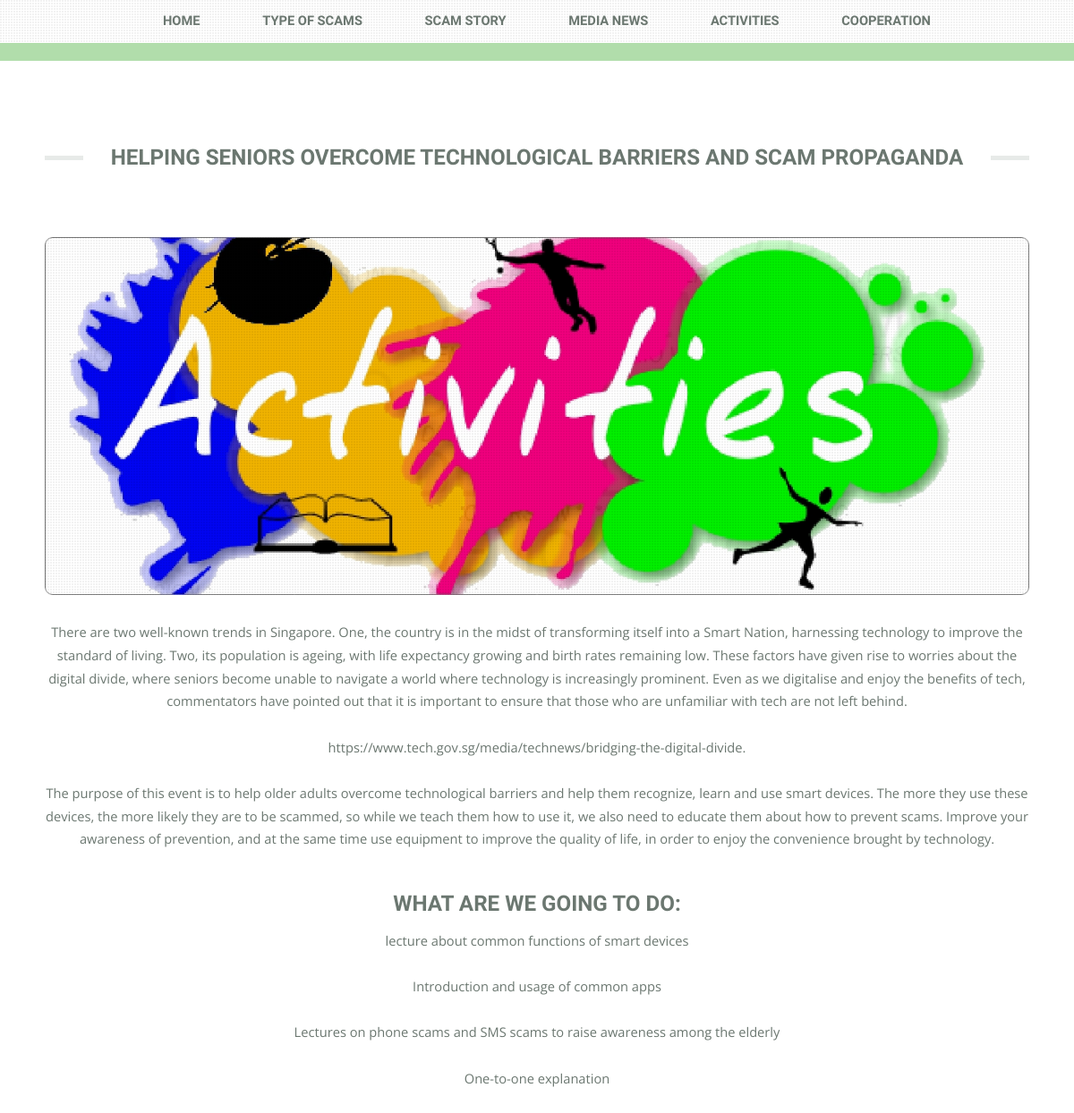
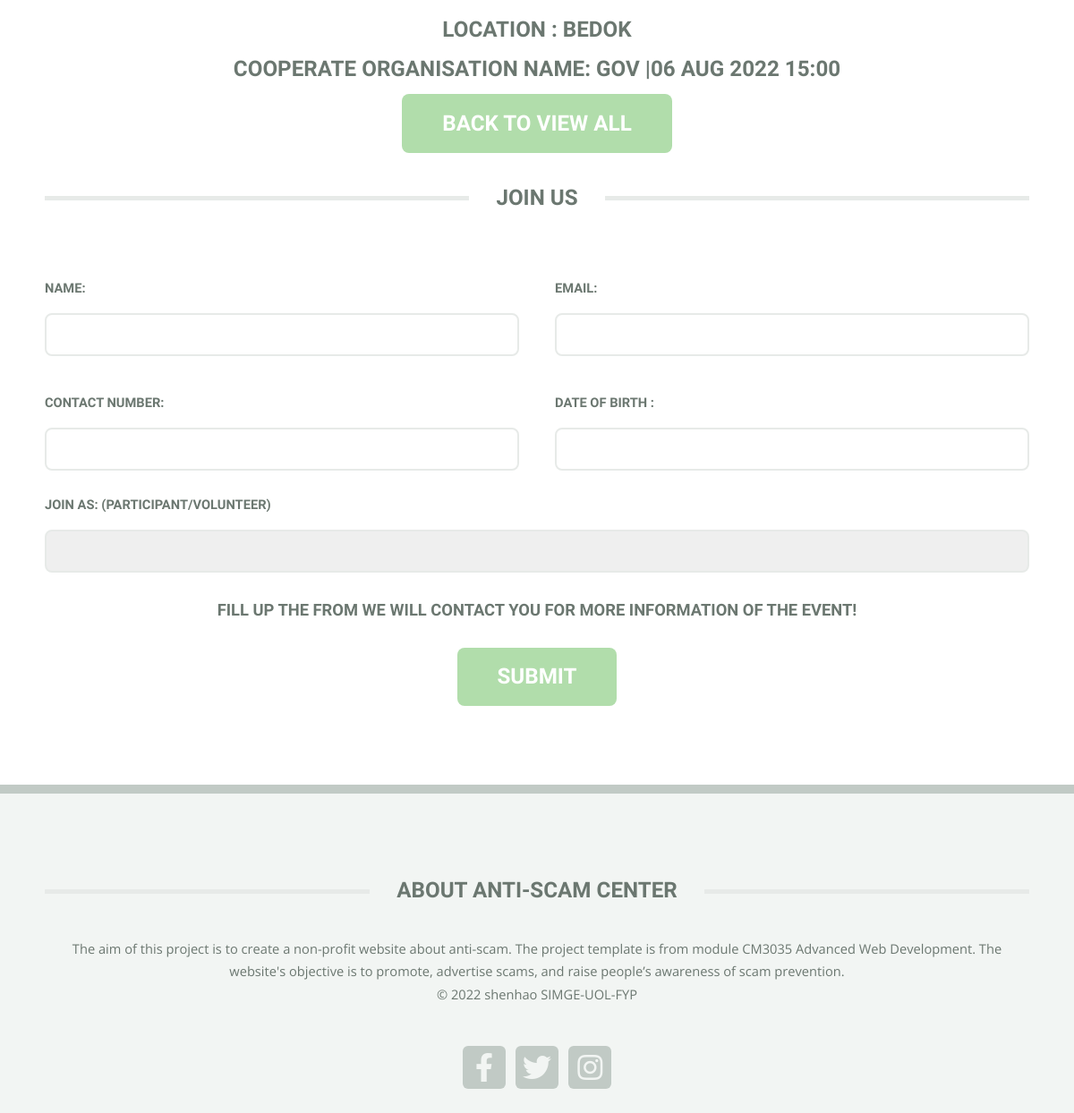
Screenshot of /activity/2 with the database file from the repository (2 pictures, top to bottom).
### antiScam/models.py (models this page shows)
class AddActivites(models.Model):
    activitesTitle = models.CharField(max_length=256,null=False, blank=True)
    activitesDetail = models.TextField(unique=False,blank=False)
    activitesLocation = models.CharField(max_length=256,null=False, blank=True)
    activitesCooperateWith = models.CharField(max_length=256,null=False, blank=True)
    activitesDate = models.CharField(max_length=256,null=False, blank=True)
    activitesTime = models.CharField(max_length=256,null=False, blank=True)
    toDo = models.TextField(unique=False,null=False,blank=True)
    canJoinAs = models.TextField(unique=False,null=False,blank=True)
    def __str__(self):
        return self.activitesTitle

### antiScam/views.py (the view)
# urls.py: path('activity/<int:pk>',  views.ActivitesDetail.as_view(), name='activity'),
class ActivitesDetail(DetailView):
 model = AddActivites
 context_object_name = 'addactivites'
 template_name = 'antiScam/activites-detail.html'
 def get_context_data(self, **kwargs):
    context = super().get_context_data(**kwargs)
    context['master_activites'] = AddActivites.objects.all()
    return context

### antiScam/templates/antiScam/activites-detail.html (shortened to what this page needs)
<!DOCTYPE HTML>
{%load static%}
<html>
	<head>
		<link rel="stylesheet" href="{% static 'css/main.css' %}" />
	</head>
	<body class="homepage is-preload">
		<div id="page-wrapper">
			{% include 'antiScam/element/nav.html' %}
				<section id="main">
					<div class="container">
						<div class="row gtr-200">
							<div class="col-12">
								<section class="box features">
									<h2 class="major"><span> {{addactivites}}</span></h2>
										<div class="row">
											<section style="text-align:center ;">
												<span class="image featured "><img src="{% static 'images/activites.jpg' %}"  /></span>
												<p >
													{{addactivites.activitesDetail|linebreaksbr}}
												</p>
												<h2>what are we going to do:</h2>
												<p style="margin: 0; padding:0 ;">{{addactivites.toDo|linebreaksbr}}</p>
												<h2>LOCATION  :  {{addactivites.activitesLocation }}</h2>
												<h2>COOPERATE ORGANISATION NAME: {{addactivites.activitesCooperateWith }} |{{addactivites.activitesDate}} {{addactivites.activitesTime}}</h2>
												<a href="/activities" class="button large">back to view all</a>
											</section>
										</div>
										<h2 class="major" style="margin-top: 30px;"><span> join us</span></h2>
										<form  action="/addJoinActivitesAction/" method="post">
											<div class="col-12 row" >
												<div class="col-6">
													<label  style="padding-left: 0;"  for="joinerName"> name:</label>
												</div>
												<div class="col-6">
													<label  style="padding-left: 0;"  for="joinerEmail">Email:</label>
												</div>
												<div class="col-6" style="padding-top: 0;">
													<input   type="text" id="joinerName" name="joinerName" value="">
												</div>
												<div class="col-6" style="padding-top: 0;">
													<input  type="text" id="joinerEmail" name="joinerEmail" value="">
												</div>
												<div class="col-6">
													<label  style="padding-left: 0;"  for="joinerContactNumber">Contact Number:</label>
												</div>
												<div class="col-6">
													<label  style="padding-left: 0;"  for="joinerDob">DATE OF BIRTH :</label>
												</div>
												<div class="col-6" style="padding-top: 0;">
													<input   type="text" id="joinerContactNumber" name="joinerContactNumber">
												</div>
												<div class="col-6" style="padding-top: 0;">
													<input  type="text" id="joinerDob" name="joinerDob"  value="">
												</div>
											</div>
											<br>
											<div class="col-12">
												<label  style="padding-left: 0;"  for="joinAS">join AS: (participant/volunteer)</label>
											</div>
											<div class="col-12" style="padding-top: 0;">
												<select id="types" value="" name="joinAs">
													<option value="UNKNOW"> </option>
													<option value="Volunteers">Volunteers</option>
												  </select>
											</div>
											<h4 style="text-align: center;  margin-top: 30px;">fill up the from we will contact you for more information of the event!</h4>
										<div class="col-12">
											<ul class="actions">
												<li><input type="submit" value="submit" class="button large"></li>
											</ul>
										</div>
									</form>
								</section>
							</div>
						</div>
					</div>
				</section>
				{% include 'antiScam/element/footer.html' %}
		</div>
	</body>
</html>

### rows the page displays
AddActivites: activitesTitle "HELPING SENIORS OVERCOME TECHNOLOGICAL BARRIERS AND SCAM PROPAGANDA", activitesDetail "There are two well-known trends in Singapore. One, the country is in the midst of transforming itself into a Smart Nation, harnessing technology to improve the standard of living. Two, its population is ageing, with life expectancy growing and birth rates remaining low. These factors have given rise to worries about the digital divide, where seniors become unable to navigate a world where technology is increasingly prominent. Even as we digitalise and enjoy the benefits of tech, commentators have pointed out that it is important to ensure that those who are unfamiliar with tech are not left behind. https://www.tech.gov.sg/media/technews/bridging-the-digital-divide. The purpose of this event…", toDo "lecture about common functions of smart devices Introduction and usage of common apps Lectures on phone scams and SMS scams to raise awareness among the elderly One-to-one explanation", activitesLocation "BEDOK", activitesCooperateWith "GOV", activitesDate "06 AUG 2022", activitesTime "15:00"
